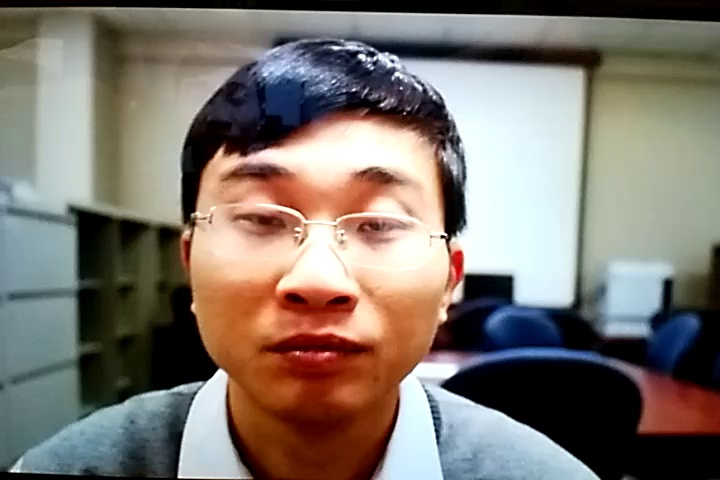
#> input picture data/MSU-MFSD/pics/attack/attack_client001_android_SD_ipad_video_scene01.jpg, 720 x 480 px
$ python -i lbp_extractor.py   (imports and definitions only)
#> lines starting #> are read from the running program, lines starting #| are printed output that depends on the picture
#> further down, picture is the input picture: shape (480, 720, 3); mean B, G, R 110.8, 118.5, 127.2
import cv2
import numpy as np
from skimage.feature import local_binary_pattern

class LBPExtractor:
    def __init__(self, num_points=24, radius=3, grid_x=4, grid_y=4):
        self.num_points = num_points
        self.radius = radius # INCREASED: Looks at material rather than noise
        self.grid_x = grid_x
        self.grid_y = grid_y

    def extract(self, image):
        if len(image.shape) == 3:
            img_ycbcr = cv2.cvtColor(image, cv2.COLOR_BGR2YCrCb)
#> img_ycbcr: shape (480, 720, 3); mean of channels 0, 1, 2 120.2, 133, 122.7
        else:
            # Fallback for grayscale input, though this extractor expects color for Cr/Cb focus
            img_bgr = cv2.cvtColor(image, cv2.COLOR_GRAY2BGR)
            img_ycbcr = cv2.cvtColor(img_bgr, cv2.COLOR_BGR2YCrCb)

        final_feature_vector = []

        # RESEARCH STEP: Use only Cr and Cb channels (skip Y which is channel 0)
        # to focus on material chrominance distortion
        for channel_idx in [1, 2]:
            channel = img_ycbcr[:, :, channel_idx]
            clahe = cv2.createCLAHE(clipLimit=2.0, tileGridSize=(8,8))
            channel = clahe.apply(channel)

            # method="uniform" with higher radius captures macro-texture
            lbp = local_binary_pattern(channel, self.num_points, self.radius, method="uniform")

            h, w = channel.shape
            cell_h, cell_w = h // self.grid_y, w // self.grid_x
            n_bins = self.num_points + 2

            for i in range(self.grid_y):
                for j in range(self.grid_x):
                    cell_lbp = lbp[i*cell_h:(i+1)*cell_h, j*cell_w:(j+1)*cell_w]
                    # density=True normalizes the histogram
                    hist, _ = np.histogram(cell_lbp.ravel(), bins=n_bins, range=(0, n_bins), density=True)
                    final_feature_vector.extend(hist)
#> this loop made 2 passes
#> pass 1, in extract, `channel = img_ycbcr[:, :, channel_idx]`:
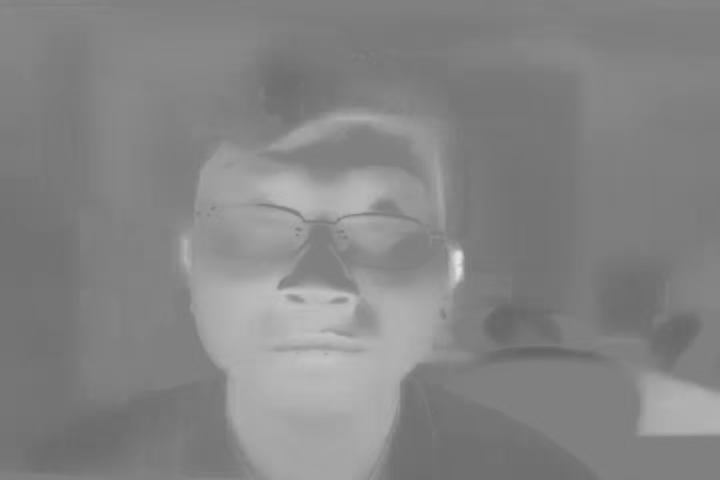
#> channel: shape (480, 720); min 99, max 227, mean 133
#> pass 1, in extract, `channel = clahe.apply(channel)`:
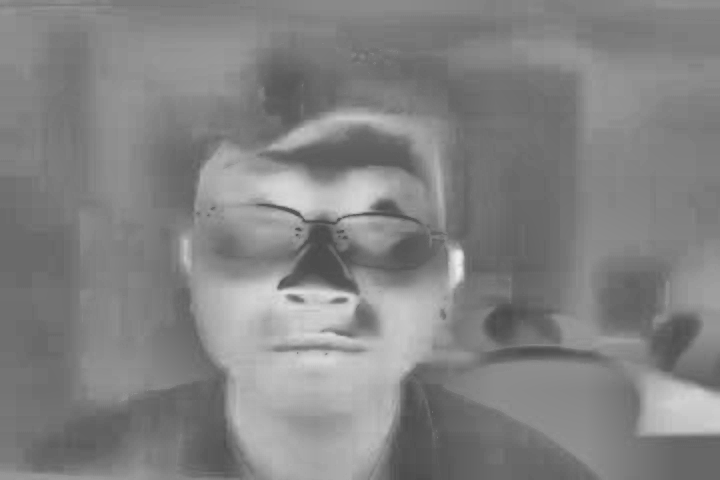
#> channel: shape (480, 720); min 72, max 237, mean 130.9
#> pass 1, in extract, `lbp = local_binary_pattern(channel, self.num_points, self.radius, meth..`:
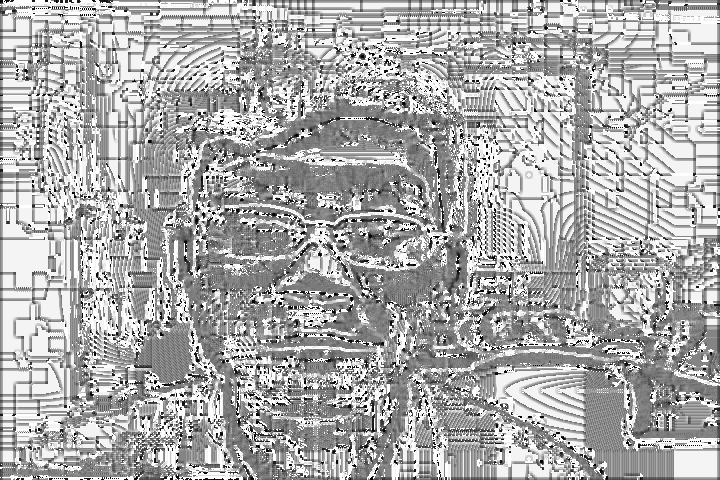
#> lbp: shape (480, 720) float64; min 0, max 25, mean 16.9; drawn with min black and max white
#> pass 2, in extract, `channel = img_ycbcr[:, :, channel_idx]`:
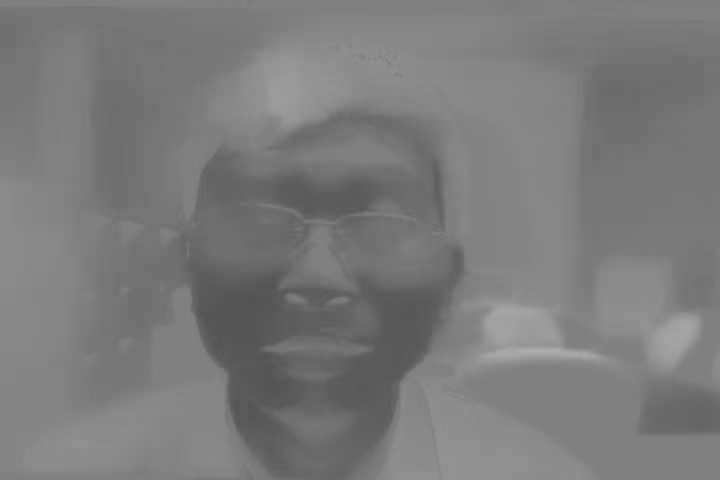
#> channel: shape (480, 720); min 83, max 172, mean 122.7
#> after the loop:
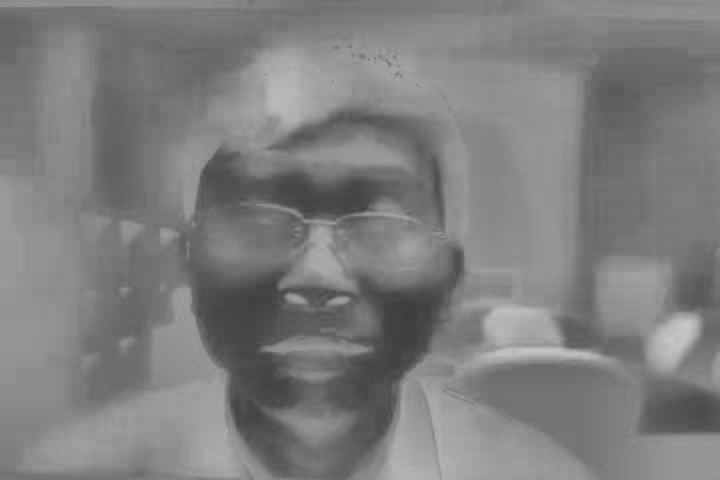
#> channel: shape (480, 720); min 61, max 198, mean 126
#> after the loop, final_feature_vector = 832 values, max 0.409 at index 206, min 0.00111 at index 79, mean 0.0385

        return np.array(final_feature_vector)

>>> import cv2
>>> picture = cv2.imread('../../data/MSU-MFSD/pics/attack/attack_client001_android_SD_ipad_video_scene01.jpg')
>>> result = LBPExtractor().extract(picture)
#> result has the same summary as final_feature_vector in extract

$ run again, on data/MSU-MFSD/pics/attack/attack_client005_android_SD_ipad_video_scene01.jpg
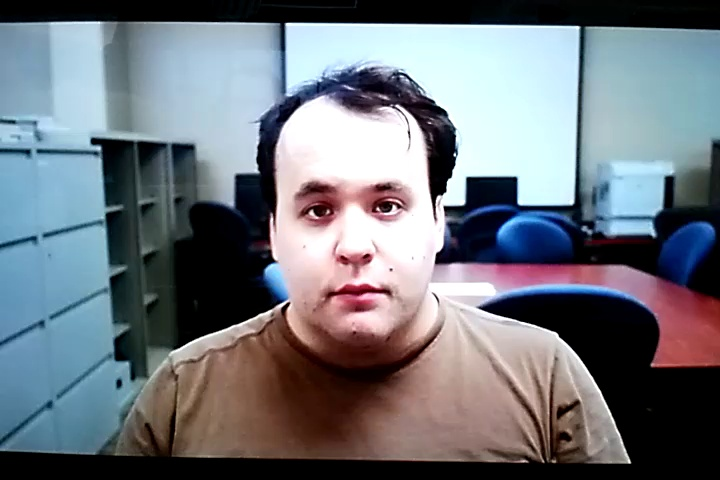
#> input picture data/MSU-MFSD/pics/attack/attack_client005_android_SD_ipad_video_scene01.jpg, 720 x 480 px
#> picture is the input picture: shape (480, 720, 3); mean B, G, R 125.1, 117.6, 112.5
#> img_ycbcr: shape (480, 720, 3); mean of channels 0, 1, 2 116.9, 124.8, 132.6
#> the loop in extract, `for channel_idx in [1, 2]:` made 2 passes
#> pass 1, in extract, `lbp = local_binary_pattern(channel, self.num_points, self.radius, meth..`:
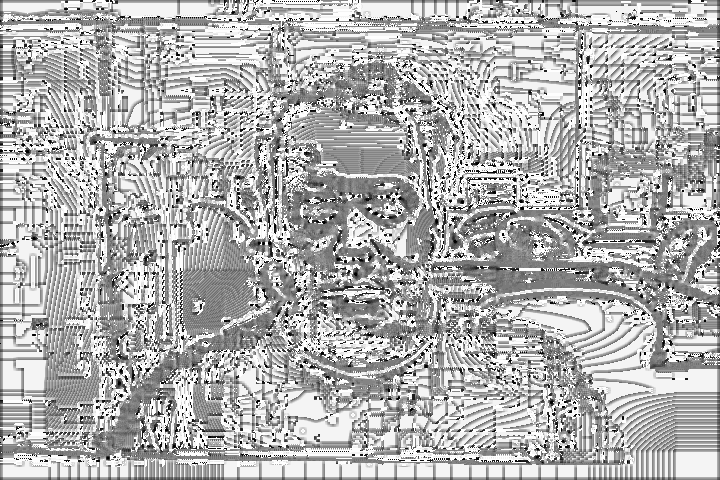
#> lbp: shape (480, 720) float64; min 0, max 25, mean 17.4; drawn with min black and max white
#> after the loop in extract, `for channel_idx in [1, 2]:`:
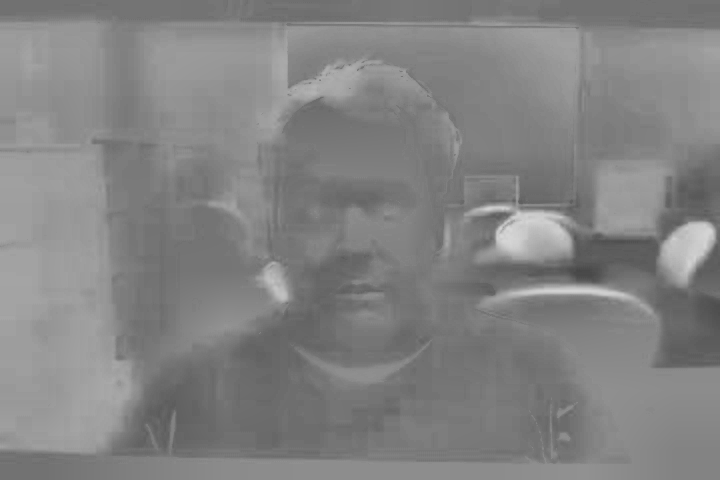
#> channel: shape (480, 720); min 70, max 214, mean 130.8
#> after the loop in extract, `for channel_idx in [1, 2]:`: final_feature_vector = 832 values, max 0.364 at index 830, min 0.00264 at index 393, mean 0.0385
#> result has the same summary as final_feature_vector in extract

$ run again, on data/MSU-MFSD/pics/attack/attack_client007_android_SD_ipad_video_scene01.jpg
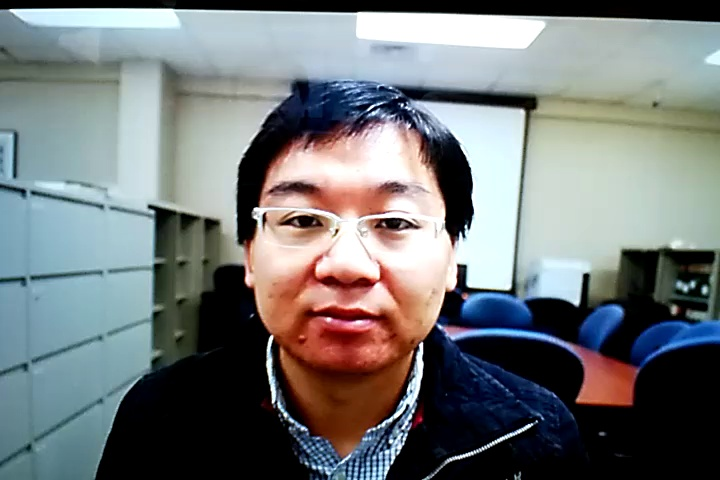
#> input picture data/MSU-MFSD/pics/attack/attack_client007_android_SD_ipad_video_scene01.jpg, 720 x 480 px
#> picture is the input picture: shape (480, 720, 3); mean B, G, R 121, 120, 115.9
#> img_ycbcr: shape (480, 720, 3); mean of channels 0, 1, 2 118.9, 125.8, 129.2
#> the loop in extract, `for channel_idx in [1, 2]:` made 2 passes
#> pass 1, in extract, `lbp = local_binary_pattern(channel, self.num_points, self.radius, meth..`:
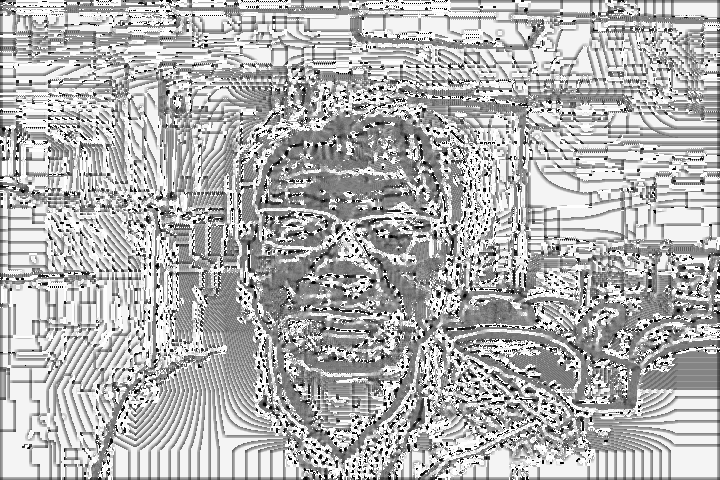
#> lbp: shape (480, 720) float64; min 0, max 25, mean 17.5; drawn with min black and max white
#> after the loop in extract, `for channel_idx in [1, 2]:`:
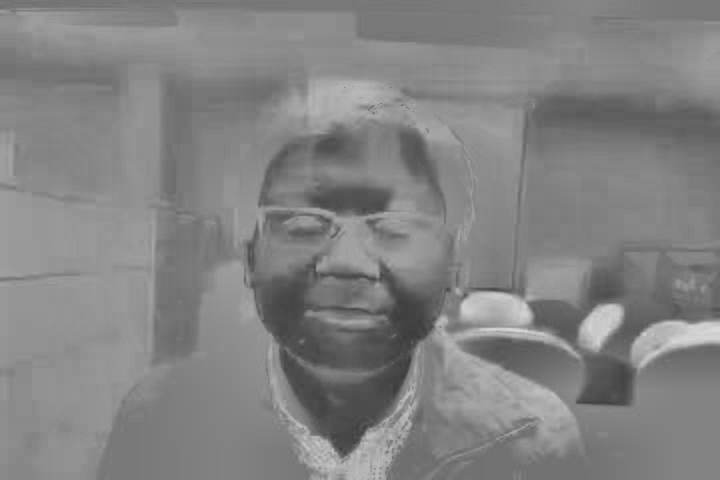
#> channel: shape (480, 720); min 59, max 218, mean 130.7
#> after the loop in extract, `for channel_idx in [1, 2]:`: final_feature_vector = 832 values, max 0.473 at index 206, min 0.00111 at index 188, mean 0.0385
#> result has the same summary as final_feature_vector in extract
